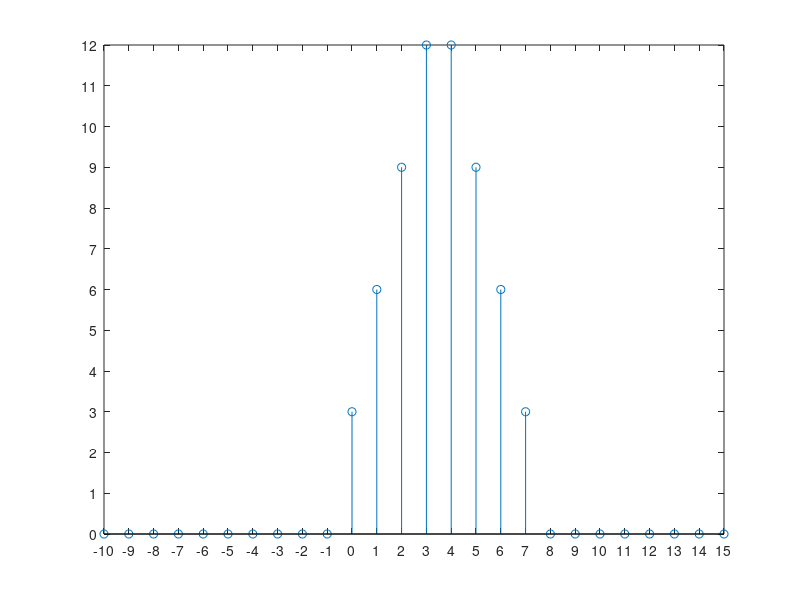

MATLAB code to generate this figure:
line = linspace(-10, 15, 26)';
values = zeros(1, 26);
x = [1.5, 1.5, 1.5, 1.5];
y = [2, 2, 2, 2, 2];
endPoint = 15;
base_index = 10;
threshold_end = 3;
for start = -10:15
    local_value = 0;
    current_index_for_cal = start + base_index + 1;
    for threshold = 0:threshold_end
        index_x = start - threshold;
        val_x = x(1, threshold + 1);
        val_y = y(1, threshold + 1);
        if(index_x <= 4 && index_x >= 0)
            local_value = val_y * val_x + local_value;
        end
    end
    values(1, current_index_for_cal) = local_value;
end
stem(line, values);
xticks(-10:1:15);
yticks(0:1:20);